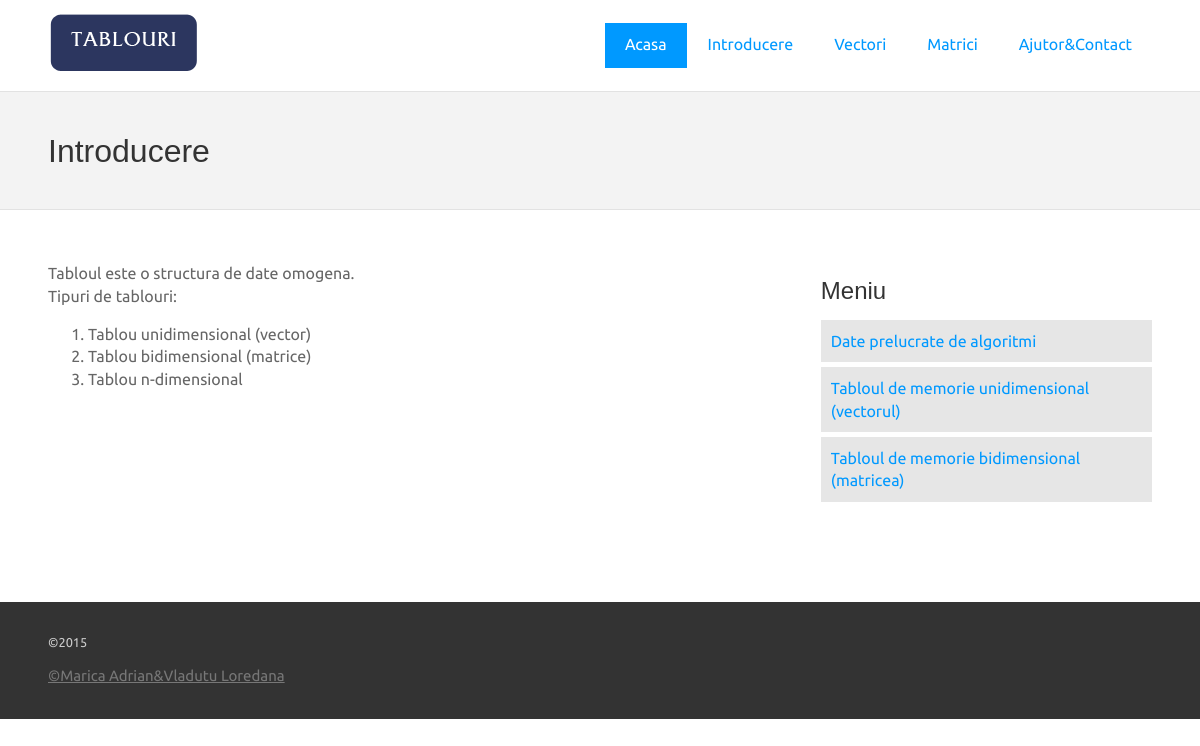
The page /introducere.php on the database its author committed.
### tables this page shows
CREATE TABLE IF NOT EXISTS `introducere` (
`id` int(11) NOT NULL,
  `titlu` varchar(255) NOT NULL,
  `continut` text NOT NULL,
  `ismain` enum('Da','Nu') NOT NULL DEFAULT 'Da',
  `img1` varchar(255) NOT NULL,
  `img2` varchar(255) NOT NULL,
  `img3` varchar(255) NOT NULL,
  `img4` varchar(255) NOT NULL
);

### introducere.php (the view, shortened to what this page needs)
<!DOCTYPE html>
 <html class="no-js">
<head>
<?php require_once 'includes/antet.php'; ?>
</head>
<body id="home">
    <header class="wrapper clearfix">
        <div id="banner">
        	<div id="logo"><a href="basic.html"><img src="images/logo.png" alt="logo"></a></div>
        </div>
        <?php require_once("includes/meniu.php"); ?>
    </header>
<section id="page-header" class="clearfix">
    <?php
	 if(!isset($_GET['id'])){$query="select * from introducere where ismain='Da'";}
	 else{
	    $id = $_GET['id'];
	 	$query="select * from introducere where id='$id'";}
     $mquery=mysql_query($query);
     while($row=mysql_fetch_array($mquery)){
	$titlu= $row['titlu'];
	$continut = $row['continut'];
	$img1 = $row['img1'];
	$img2 = $row['img2'];
	$img3 = $row['img3'];
	$img4 = $row['img4'];
	$imgr = array('$img1','$img2','$img3','$img4');
	$imgra = array($img1,$img2,$img3,$img4);
	$continut = str_replace($imgr, $imgra, $continut);
	 ?>
	 	<?php } ?>
<div class="wrapper">
	<h1><?php if(mysql_num_rows($mquery) > 0) {echo $titlu;}else{echo " Nu s-a gasit articolul cautat !";} ?></h1>
    </div>
</section>
<div class="wrapper" id="main">
	<?php if(!isset($_GET['id'])){ ?><section id="content"> <?php } else { ?> <section id="coloana" class="grid_12"> <?php } ?>
                <?php echo $continut; ?><br />
</section>
<?php if(!isset($_GET['id'])){ ?>
    <aside>
        <h2>Meniu</h2>
            <nav id="secondary-navigation">
                    <ul>
                        <?php
						$subquery=mysql_query("SELECT * from introducere WHERE ismain='Nu'");
                              while($subrow=mysql_fetch_array($subquery)){
								  $subtitlu = $subrow['titlu'];
								  $subid = $subrow['id'];
								  echo "<li><a href=\"introducere.php?id=". $subid . "\">" . $subtitlu . "</a></li>";
							  }
						       ?>
                    </ul>
             </nav>
</aside><?php } ?>
  </div>
<?php require_once("includes/subsol.php"); ?>
</body>
</html>

### css/style.css (style rules this page uses)
body { color:#666; font-family:'Ubuntu', Arial, Helvetica, sans-serif; font-size:1em; line-height:1.4em; font-weight:normal; }
h1, h2, h3, h4, h5, h6 { font-weight:normal; font-family:'Droid Serif', Arial, Helvetica, sans-serif; line-height:1.5em; margin:.45em 0; padding:0; }
a, a:visited, a:active, a:hover { color:#0099ff; }
* { box-sizing:border-box; -moz-box-sizing:border-box; }
.wrapper { width: 92%; margin: 0 auto; }
header { padding:15px 0; }
#banner { text-align:center; }
#hero, #page-header { background:#f3f3f3; border-top:1px solid #e2e2e2; border-bottom:1px solid #e2e2e2; padding:20px 0; }
#content { margin:40px 0; }
aside { margin:40px 0; }
img { max-width:100%; height:auto; }
#secondary-navigation { margin-bottom:60px; }
#secondary-navigation ul { margin:0; padding:0; }
#secondary-navigation ul li a { background:#E6E6E6; display:block; margin:5px 0; padding:10px; text-decoration:none; }
body { background:#fff; }
h1, h2, h3, h4, h5, h6 { color:#333; }
.clearfix:before, .clearfix:after, .row:before, .row:after { content: " "; display: table; }
.clearfix:after, .container:after, .row:after { clear: both; }
@media only screen and (min-width: 481px) { #banner { float:left; text-align:left; margin-bottom:-20px; } }
@media only screen and (min-width: 920px) { .wrapper { max-width: 1200px; margin: .75em auto; } }
@media only screen and (min-width: 920px) { #banner { float:left; text-align:left; margin-bottom:0px; } }
@media only screen and (min-width: 920px) { header { padding:0; } }
@media only screen and (min-width: 920px) { #content { float:left; width:65%; } }
@media only screen and (min-width: 920px) { aside { float:right; width:30%; } }

### rows shown on the page
introducere: titlu "Introducere", continut "Tabloul este o structura de date omogena. Tipuri de tablouri: Tablou unidimensional (vector) Tablou bidimensional (matrice) Tablou n-dimensional"
introducere: titlu "Date prelucrate de algoritmi"
introducere: titlu "Tabloul de memorie unidimensional (vectorul)"
introducere: titlu "Tabloul de memorie bidimensional (matricea)"
